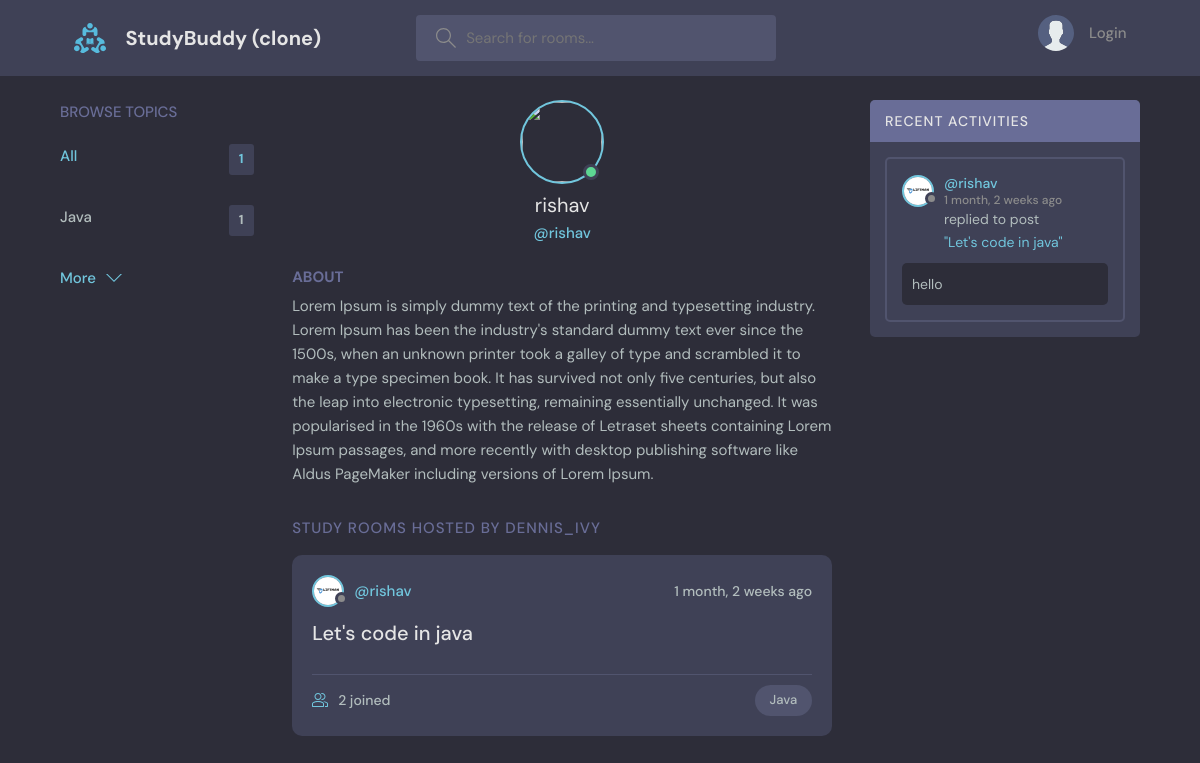
/profile_page/1/, run on the app's committed database.
### base/models.py (models this page shows, shortened)
class Topic(models.Model):
    name = models.CharField(max_length=200)

class User(AbstractUser):
    name = models.CharField(max_length=200, null=True)
    email = models.EmailField(null=True)
    bio = models.TextField(null=True)
    avatar = models.ImageField(null=True, default="avatar.svg")
    USERNAME_FIELD = 'username'
    REQUIRED_FIELDS = []

class Room(models.Model):
    host = models.ForeignKey(User, on_delete=models.SET_NULL , null=True)
    topic = models.ForeignKey(Topic , on_delete=models.SET_NULL , null=True)
    name = models.CharField(max_length = 200 )
    description = models.TextField(null = True , blank = True)
    participants = models.ManyToManyField(User, related_name='Participants')
    updated = models.DateTimeField(auto_now = True)
    created = models.DateTimeField(auto_now_add = True)
    class Meta:
        ordering = ['-updated', '-created']
    def __str__(self):
        return self.name

class Message(models.Model):
    user = models.ForeignKey(User, on_delete=models.CASCADE)
    room = models.ForeignKey(Room , on_delete=models.CASCADE)
    body = models.TextField()
    updated = models.DateTimeField(auto_now = True)
    created = models.DateTimeField(auto_now_add = True)
    class Meta:
        ordering = ['-updated', '-created']

### base/views.py (the view)
# urls.py: path('profile_page/<str:pk>/' , views.profile_page , name='profilepage'),
def profile_page(request,pk):
    user = User.objects.get(id=pk)
    rooms = Room.objects.filter(host = user)
    topics = Topic.objects.all()
    user_messages = Message.objects.filter(user =user)
    content = {'users' : user, 'rooms' : rooms, 'topics' : topics , 'room_message' : user_messages,}
    return render(request, 'base/profile.html' , content)

### base/templates/base/profile.html (shortened to what this page needs)
{% extends "main.html" %}
{% block content %}
<main class="profile-page layout layout--3">
    <div class="container">
      {% include 'base/topic_component.html' %}
      <div class="roomList">
        <div class="profile">
          <div class="profile__avatar">
            <div class="avatar avatar--large active">
              <img src="{{request.user.avatar.url}}" />
            </div>
          </div>
          <div class="profile__info">
            <h3>{{users.username}}</h3>
            <p>@{{users.username}}</p>
          </div>
          <div class="profile__about">
            <h3>About</h3>
            <p>
              {{users.bio}}
            </p>
          </div>
        </div>
        <div class="roomList__header">
          <div>
            <h2>Study Rooms Hosted by dennis_ivy</a>
            </h2>
          </div>
        </div>
        {% include 'base/feed_component.html' %}
      </div>
      {% include 'base/activity_component.html' %}
    </div>
</main>
{% endblock content %}

### base/templates/base/topic_component.html
<div class="topics">
    <div class="topics__header">
      <h2>Browse Topics</h2>
    </div>
    <ul class="topics__list">
      <li>
        <a href="{%url 'home'%}" class="active">All <span>{{topics.count}}</span></a>
      </li>
      {% for topic in topics %}
      <li>
        <a href="{%  url 'home' %}?q={{topic.name}}">{{topic.name}} <span>{{topic.room_set.all.count}}</span></a>
      </li>
      {% endfor %}
    </ul>
    <a class="btn btn--link" href="{% url 'topics' %}">
      More
      <svg
        version="1.1"
        xmlns="http://www.w3.org/2000/svg"
        width="32"
        height="32"
        viewBox="0 0 32 32"
      >
        <title>chevron-down</title>
        <path d="M16 21l-13-13h-3l16 16 16-16h-3l-13 13z"></path>
      </svg>
    </a>
  </div>

### base/templates/base/feed_component.html (shortened to what this page needs)
{% for room in rooms %}
<div class="roomListRoom">
  <div class="roomListRoom__header">
    <a href="{% url 'profilepage' room.host.id %}" class="roomListRoom__author">
      <div class="avatar avatar--small">
        <img src="{{room.host.avatar.url}}"/>
      </div>
      <span>
      @{{room.host.username}}
      </span>
    </a>
    <div class="roomListRoom__actions">
      <span>{{room.created|timesince}} ago</span>
    </div>
  </div>
  <div class="roomListRoom__content">
    <a href="{% url 'room' room.id %}">{{room.name}}</a>
  </div>
  <div class="roomListRoom__meta">
    <a href="{% url 'room' room.id %}" class="roomListRoom__joined">
      {{room.participants.all.count}} joined
    </a>
    <p class="roomListRoom__topic">{{room.topic.name}}</p>
  </div>
</div>
{% endfor %}

### base/templates/base/activity_component.html (shortened to what this page needs)
<div class="activities">
  <div class="activities__header">
    <h2>Recent Activities</h2>
  </div>
  {% for message in room_message %}
  <div class="activities__box">
    <div class="activities__boxHeader roomListRoom__header">
      <a href="{% url 'profilepage' message.user.id %}" class="roomListRoom__author">
        <div class="avatar avatar--small">
          <img src="{{message.user.avatar.url}}" />
        </div>
        <p>
          @{{message.user}}
          <span>{{message.created|timesince}} ago</span>
        </p>
      </a>
    </div>
    <div class="activities__boxContent">
      <p>
        replied to post<a href="{% url 'room' message.room.id %}">"{{message.room}}"</a>
      </p>
      <div class="activities__boxRoomContent">
        {{message.body}}
      </div>
    </div>
  </div>
  {% endfor %}
</div>

### data on the page
Topic: name "Java", room_set.all.count "1"
User: username "rishav", bio "Lorem Ipsum is simply dummy text of the printing and typesetting industry. Lorem Ipsum has been the industry's standard dummy text ever since the 1500s, when an unknown printer took a galley of type and scrambled it to make a type specimen book. It has survived not only five centuries, but also the leap into electronic typesetting, remaining essentially unchanged. It was popularised in the 1960s with the release of Letraset sheets containing Lorem Ipsum passages, and more recently with desktop publishing software like Aldus PageMaker including versions of Lorem Ipsum."
Room: host.avatar (picture), host.username "rishav", created "1 month, 2 weeks", name "Let's code in java", participants.all.count "2", topic.name "Java"
Message: user.avatar (picture), user "rishav", created "1 month, 2 weeks", room "Let's code in java", body "hello"

### other printed values
{{ topics.count }} "1"
